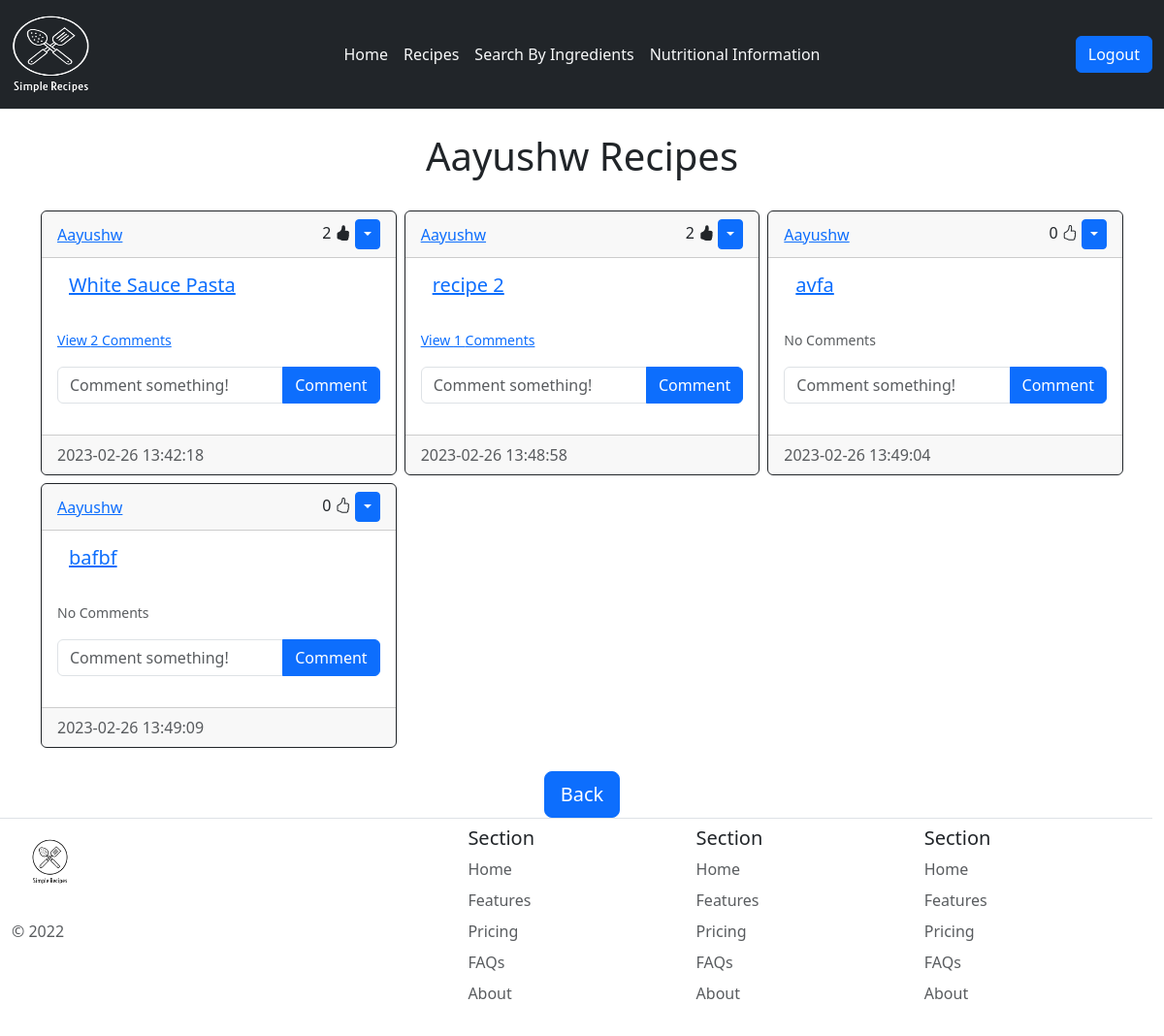
/posts/Aayushw (signed in), run on the app's committed database.
### website/models.py (models this page shows)
class User(db.Model, UserMixin):
    id = db.Column(db.Integer, primary_key=True)
    email = db.Column(db.String(150), unique=True)
    username = db.Column(db.String(150), unique=True)
    password = db.Column(db.String(150))
    date_created = db.Column(db.DateTime(timezone=True), default=func.now())
    posts = db.relationship('Post', backref='user', passive_deletes=True)
    comments = db.relationship('Comment', backref='user', passive_deletes=True)
    likes = db.relationship('Like', backref='user', passive_deletes=True)

class Post(db.Model):
    id = db.Column(db.Integer, primary_key=True)
    title = db.Column(db.String(150), nullable=False)
    text = db.Column(db.Text, nullable=False)
    ingredients = db.Column(db.Text, nullable=False)
    date_created = db.Column(db.DateTime(timezone=True), default=func.now())
    author = db.Column(db.Integer, db.ForeignKey(
        'user.id', ondelete="CASCADE"), nullable=False)
    comments = db.relationship('Comment', backref='post', passive_deletes=True)
    likes = db.relationship('Like', backref='post', passive_deletes=True)

### website/views.py (the view)
@views.route("/posts/<username>")
@login_required
def posts(username):
    user = User.query.filter_by(username=username).first()
    if not user:
        flash('No user with that username exists.', category='error')
        return redirect("/")
    posts = Post.query.filter_by(author=user.id).all()
    return render_template("user_posts.html", user=current_user, posts=posts, username=username)

### website/__init__.py (called while the page is built)
def create_app():
    app = Flask(__name__)
    app.config['SECRET_KEY'] = "helloworld"
    app.config['SQLALCHEMY_DATABASE_URI'] = f'sqlite:///{DB_NAME}'
    db.init_app(app)
    from .views import views
    from .auth import auth
    from .models import User, Post, Comment, Like
    create_database(app)
    login_manager = LoginManager()
    login_manager.login_view = "auth.login"
    login_manager.init_app(app)
    @login_manager.user_loader
    def load_user(id):
        return User.query.get(int(id))
    app.register_blueprint(views, url_prefix='/')
    app.register_blueprint(auth, url_prefix='/')
    return app

### website/templates/user_posts.html
{% extends "posts_div.html" %}{% block title %}{{username}} Recipes {% endblock
%} {% block button %}
<div align="center">
  <a href="/all-recipes"
    ><button type="button" class="btn btn-lg btn-primary">Back</button></a
  >
</div>
{% endblock %}

### website/templates/posts_div.html (shortened to what this page needs)
{% extends "base.html" %} {% block body %}
<h1 align="center">{% block title %}{% endblock %}</h1>
<br />
<div id="posts">
  <div class="container">
    <div class="row row-cols-3 g-2">
      {% for post in posts %}
      <div class="col">
        <div class="card border-dark h-100">
          <div
            class="card-header d-flex justify-content-between align-items-center"
          >
            <a href="/posts/{{ post.user.username }}">{{post.user.username}}</a>
            <div>
              <span id="likes-count-{{post.id}}"> {{ post.likes|length }}</span>
              {% if user.id in post.likes|map(attribute="author")|list %}
              <i
                class="bi bi-hand-thumbs-up-fill"
                id="like-button-{{post.id}}"
                onclick="like(`{{post.id}}`)"
              ></i>
              {% else %}
              <i
                class="bi bi-hand-thumbs-up"
                id="like-button-{{post.id}}"
                onclick="like(`{{post.id}}`)"
              ></i>
              {% endif %} {% if user.id == post.author %}
              <div class="btn-group">
                <button
                  type="button"
                  class="btn btn-sm btn-primary dropdown-toggle"
                  data-bs-toggle="dropdown"
                ></button>
              </div>
              {% endif %}
            </div>
          </div>
          <div class="card-body">
            <a href="/recipe/{{ post.id}}">
              <div class="container">
                <h5 class="card-title">{{ post.title }}</h5>
              </div>
            </a>
            <br />
            <p class="card-text">
              {% if post.comments|length > 0 %}
              <a
                data-bs-toggle="collapse"
                href="#comments-{{post.id}}"
                role="button"
              >
                <small>View {{post.comments|length}} Comments</small>
              </a>
              {% else %}
              <small class="text-muted">No Comments</small>
              {% endif %}
            </p>
            <form
              class="input-group mb-3"
              method="POST"
              action="/create-comment/{{post.id}}"
            >
              <input
                type="text"
                id="text"
                name="text"
                class="form-control"
                placeholder="Comment something!"
              />
              <button type="submit" class="btn btn-primary">Comment</button>
            </form>
          </div>
          <div class="card-footer text-muted">{{post.date_created}}</div>
        </div>
      </div>
      {% endfor %}
    </div>
  </div>
</div>
<br />
{% block button %}{% endblock %} {% endblock %}

### website/templates/base.html (shortened to what this page needs)
<!DOCTYPE html>
<html lang="en">
  <head>
    <link
      href="https://cdn.jsdelivr.net/npm/bootstrap@5.3.0-alpha1/dist/css/bootstrap.min.css"
      rel="stylesheet"
    />
    <link
      rel="stylesheet"
      href="https://cdn.jsdelivr.net/npm/bootstrap-icons@1.10.3/font/bootstrap-icons.css"
    />
  </head>
  <body class="d-flex flex-column min-vh-100">
    <header
      class="container-fluid d-flex flex-wrap align-items-center justify-content-center justify-content-md-between py-3 mb-4 border-bottom bg-dark"
    >
      <a
        href="/"
        class="d-flex align-items-center col-md-3 mb-2 mb-md-0"
      >
        <img
          class="bi me-2"
          src="{{ url_for('static', filename='logos_white.png') }}"
          width="80"
          height="80"
          role="img"
        >
      </a>
      <ul class="nav col-12 col-md-auto mb-2 justify-content-center mb-md-0">
        <li><a href="/" class="nav-link px-2 link-light">Home</a></li>
        <li><a href="/all-recipes" class="nav-link px-2 link-light">Recipes</a></li>
        <li><a href="/search-ingredients" class="nav-link px-2 link-light">Search By Ingredients</a></li>
        <li><a href="/nutrition" class="nav-link px-2 link-light">Nutritional Information</a></li>
      </ul>
      <div class="col-md-3 text-end">
        {% if user.is_authenticated %}
        <a href="/logout"
          ><button type="button" class="btn btn-primary">Logout</button></a
        >
        {% endif %}
      </div>
    </header>
    <main class="container-fluid">{% block body %}{% endblock %}</main>
    <footer class="container-fluid mt-auto row row-cols-1 row-cols-sm-2 py-2 row-cols-md-5 border-top ">
      <div class="col mb-3">
        <a href="/" class="d-flex align-items-center mb-3 link-dark text-decoration-none">
          <img
          class="bi me-2"
          src="{{ url_for('static', filename='logos_black.png') }}"
          width="80"
          height="80"
          role="img"
        >
        </a>
        <p class="text-muted">© 2022</p>
      </div>
      <div class="col mb-3">
      </div>
      <div class="col mb-3">
        <h5>Section</h5>
        <ul class="nav flex-column">
          <li class="nav-item mb-2"><a href="#" class="nav-link p-0 text-muted">Home</a></li>
          <li class="nav-item mb-2"><a href="#" class="nav-link p-0 text-muted">Features</a></li>
          <li class="nav-item mb-2"><a href="#" class="nav-link p-0 text-muted">Pricing</a></li>
          <li class="nav-item mb-2"><a href="#" class="nav-link p-0 text-muted">FAQs</a></li>
          <li class="nav-item mb-2"><a href="#" class="nav-link p-0 text-muted">About</a></li>
        </ul>
      </div>
      <div class="col mb-3">
        <h5>Section</h5>
        <ul class="nav flex-column">
          <li class="nav-item mb-2"><a href="#" class="nav-link p-0 text-muted">Home</a></li>
          <li class="nav-item mb-2"><a href="#" class="nav-link p-0 text-muted">Features</a></li>
          <li class="nav-item mb-2"><a href="#" class="nav-link p-0 text-muted">Pricing</a></li>
          <li class="nav-item mb-2"><a href="#" class="nav-link p-0 text-muted">FAQs</a></li>
          <li class="nav-item mb-2"><a href="#" class="nav-link p-0 text-muted">About</a></li>
        </ul>
      </div>
      <div class="col mb-3">
        <h5>Section</h5>
        <ul class="nav flex-column">
          <li class="nav-item mb-2"><a href="#" class="nav-link p-0 text-muted">Home</a></li>
          <li class="nav-item mb-2"><a href="#" class="nav-link p-0 text-muted">Features</a></li>
          <li class="nav-item mb-2"><a href="#" class="nav-link p-0 text-muted">Pricing</a></li>
          <li class="nav-item mb-2"><a href="#" class="nav-link p-0 text-muted">FAQs</a></li>
          <li class="nav-item mb-2"><a href="#" class="nav-link p-0 text-muted">About</a></li>
        </ul>
      </div>
    </footer>
  </body>
</html>

### data on the page
User: username "Aayushw"
Post: user.username "Aayushw", likes|length "2", title "White Sauce Pasta", comments|length "2", date_created "2023-02-26 13:42:18"
Post: user.username "Aayushw", likes|length "2", title "recipe 2", comments|length "1", date_created "2023-02-26 13:48:58"
Post: user.username "Aayushw", likes|length "0", title "avfa", shows "No Comments", date_created "2023-02-26 13:49:04"
Post: user.username "Aayushw", likes|length "0", title "bafbf", shows "No Comments", date_created "2023-02-26 13:49:09"
